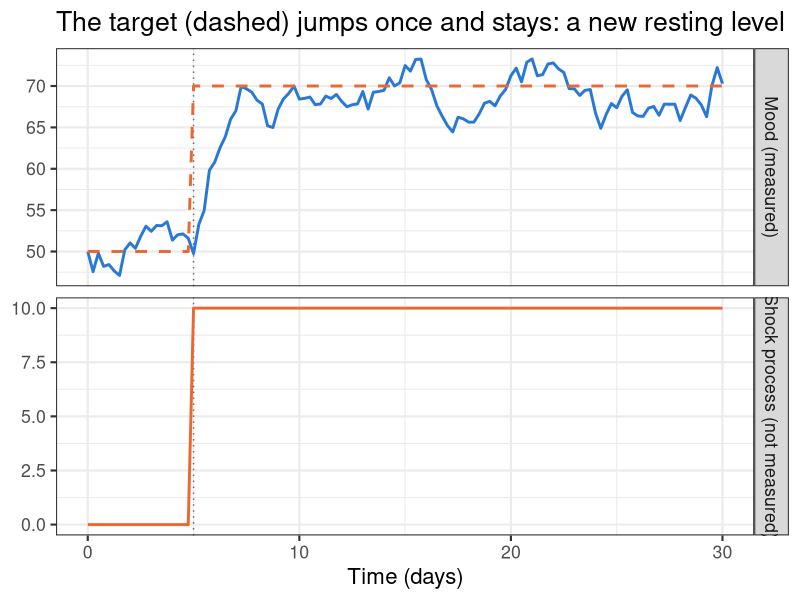
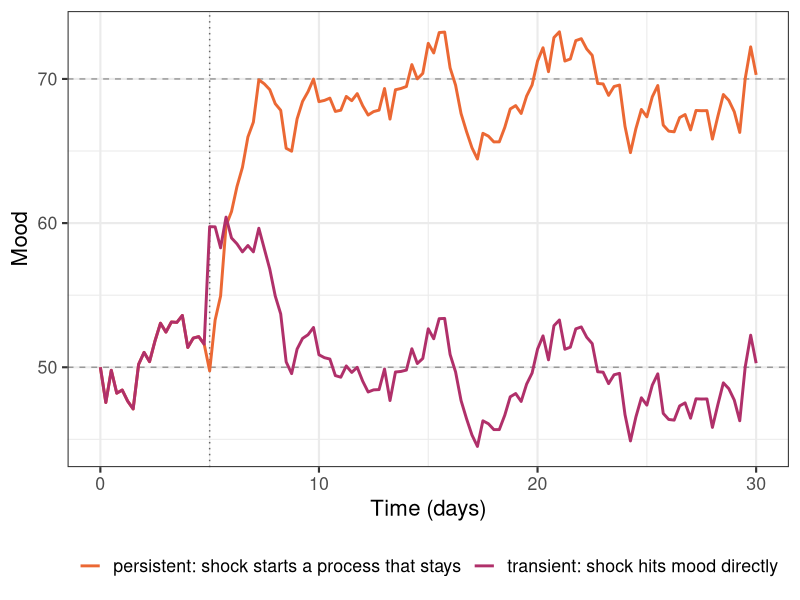
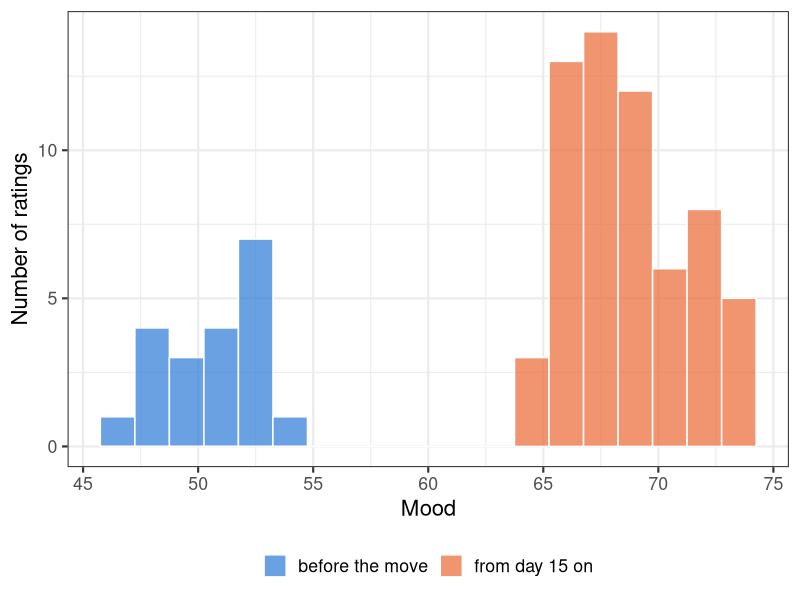
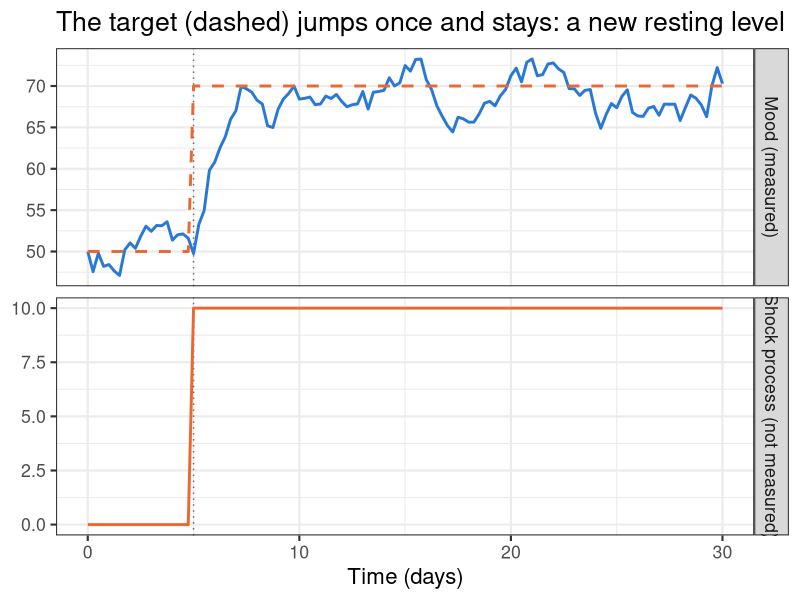
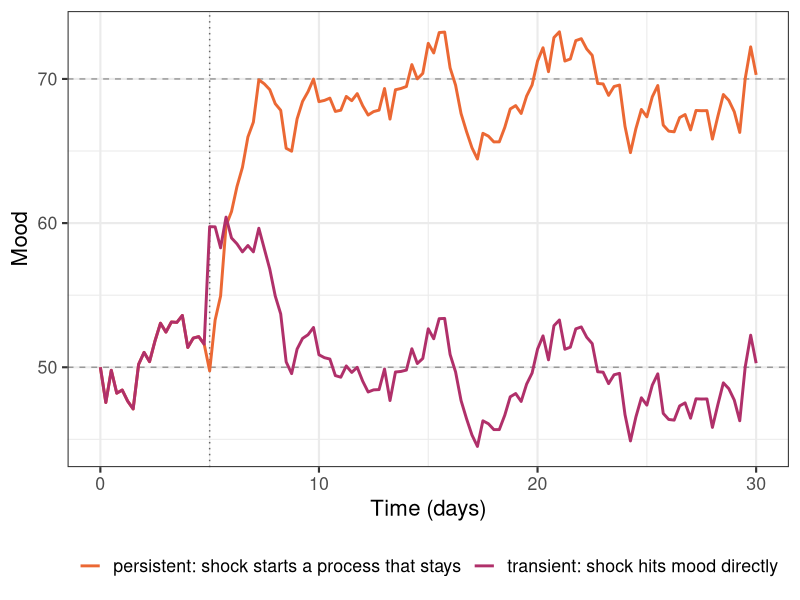
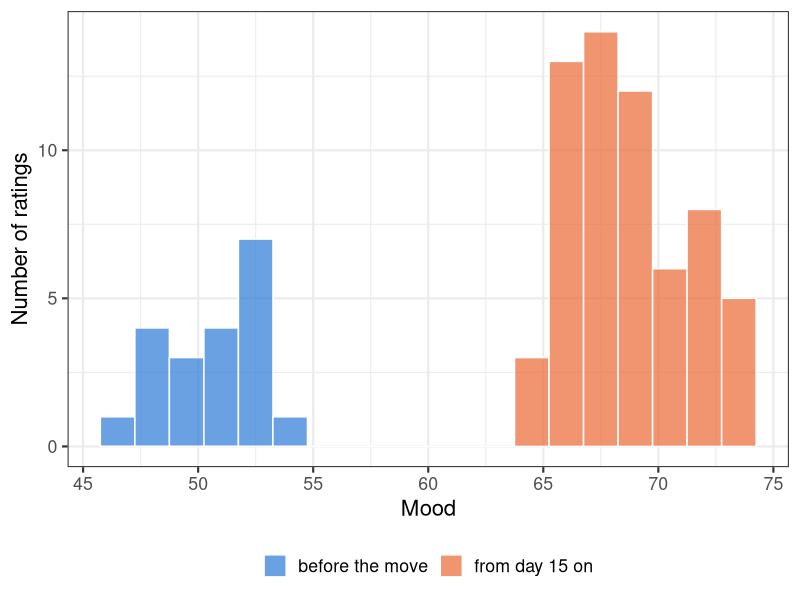

These charts were generated, in order, by the following R code:
# =============================================================================
#  LECTURE 10 -- SIMULATE DATA: A PERSISTENT SHOCK
#  (a shock that starts a process of its own, which never fades)
#  Dynamic Systems Thinking in Psychology
#
#  Example: on day 5, Albert moves to a new flat with a garden. The move
#  starts something (a nicer home, sunlight, space) that keeps pushing his
#  mood up, and that does not fade:
#
#     dMood  = (A * Mood + B + C * Input) dt + G dW
#     dInput = (Ainput * Input) dt              (+ dose, at the shock)
#
#     with Ainput = 0: the shock process stays where the shock put it.
#
#  In matrix form (the coupled model from Lecture 7):
#
#     d/dt (Mood, Input) = | A  C | (Mood, Input) + (B, 0)
#                          | 0  0 |
#
#  The shock process is latent: we only measure Albert's mood. Because it
#  never fades, it acts like a new, larger intercept: B becomes B + C * dose.
#  So the shock moves Albert's resting level.
#
#  Compare with lecture10_simulate_transient.R (no process) and
#  lecture10_simulate_dissipative.R (a process that fades).
#
#  Part 1  settings
#  Part 2  what to expect
#  Part 3  the simulation function
#  Part 4  simulate Albert
#  Part 5  look at the data
#  Part 6  things to try
#
#  Run the script part by part (select the lines and press Ctrl+Enter).
# =============================================================================

# install.packages("ggplot2")   # run once if you do not have it
library(ggplot2)

# =============================================================================
#  PART 1: SETTINGS
# =============================================================================

times <- seq(from = 0, to = 30, by = 0.25)  # 4 ratings a day for 30 days (time in days)
Nsteps <- 20                       # small steps between two ratings

A <- -0.5                          # Albert's own state dependence (per day)
restMood <- 50                     # where Albert's mood rests before the shock
B <- -A * restMood                 # the intercept that makes him rest there (= 25)
C <- 1                             # how strongly the shock process pushes mood
G <- 3                             # kick strength (set to 0 to see the clean response)

shockTimes <- 5                    # the move is on day 5 (must be one of the rating times)
dose <- 10                         # the new flat starts a process of size 10 ...
Ainput <- 0                        # ... which never fades

seed <- 2026                       # same random kicks every time you run this
savePlots <- TRUE                  # TRUE: save every plot in Part 5 as a png file
plotFolder <- "plots_persistent"   # folder for the png files (made in your working directory)


# =============================================================================
#  PART 2: WHAT TO EXPECT
# =============================================================================
# Mood always moves towards the target where its own pull cancels the push:
#
#     target = restMood + C * Input / (-A)
#
# Here Input jumps to 'dose' and stays there, so the target jumps once and
# stays: that is Albert's new resting level.

newRest <- restMood + C * dose * length(shockTimes) / (-A)
cat("Before the shock, mood rests at:", restMood, "\n")
cat("After the shock, mood moves to a new resting level:", newRest, "\n")
cat("Half of the way there after:", round(log(2) / -A, 2), "days (set by Albert's own A)\n")

# Q: Sketch the shock process and Albert's mood before you run anything else.


# =============================================================================
#  PART 3: THE SIMULATION FUNCTION
# =============================================================================
# The same function as in lecture10_simulate_dissipative.R. With direct = TRUE,
# the same shock hits mood directly (a transient shock), for comparison.

simulateAlbert <- function(Ainput, direct = FALSE, G = 3, times){
  set.seed(seed)                               #same kicks for every version we compare
  Nobs <- length(times)
  Mood <- Input <- rep(NA, Nobs)
  MoodState <- restMood                        #start at the resting level
  InputState <- 0                              #no shock yet
  for(i in 1:Nobs){
    if(i > 1){
      dt <- (times[i] - times[i-1]) / Nsteps   #size of each small step
      for(stepi in 1:Nsteps){
        dMood <- A*MoodState + B + C*InputState          #mood: own pull plus the push of the shock process
        dInput <- Ainput*InputState                      #the shock process's own rule (here: no change)
        kick <- G * sqrt(dt) * rnorm(1)                  #random kick, variance G^2 * dt
        MoodState <- MoodState + dMood * dt + kick
        InputState <- InputState + dInput * dt
      }
    }
    if(any(abs(times[i] - shockTimes) < 1e-8)){          #does a shock arrive at this moment?
      if(direct) MoodState <- MoodState + dose           #transient: the shock hits mood directly
      else InputState <- InputState + dose               #persistent: the shock starts a process that stays
    }
    Mood[i] <- MoodState
    Input[i] <- InputState
  }
  data.frame(time = times, Mood = Mood, Input = Input)
}


# =============================================================================
#  PART 4: SIMULATE ALBERT
# =============================================================================

albert <- simulateAlbert(Ainput = Ainput, G = G, times = times)
albertDirect <- simulateAlbert(Ainput = Ainput, direct = TRUE, G = G, times = times)
albert$target <- restMood + C * albert$Input / (-A)
head(albert)

# write.csv(albert, "lecture10_data_persistent.csv", row.names = FALSE)


# =============================================================================
#  PART 5: LOOK AT THE DATA
# =============================================================================
if (savePlots) dir.create(plotFolder, showWarnings = FALSE)

# --- 5a. Albert and the shock process over time --------------------------------
panels <- c("Mood (measured)", "Shock process (not measured)")
long <- rbind(data.frame(time = albert$time, value = albert$Mood,   panel = panels[1], line = "mood"),
              data.frame(time = albert$time, value = albert$target, panel = panels[1], line = "target"),
              data.frame(time = albert$time, value = albert$Input,  panel = panels[2], line = "process"))
long$panel <- factor(long$panel, levels = panels)

p5a <- ggplot(long, aes(x = time, y = value, colour = line, linetype = line)) +
  geom_vline(xintercept = shockTimes, linetype = "dotted", colour = "grey40") +
  geom_line(linewidth = 1) +
  scale_colour_manual(values = c(mood = "#2a78d6", target = "#eb6834", process = "#eb6834")) +
  scale_linetype_manual(values = c(mood = "solid", target = "dashed", process = "solid")) +
  facet_grid(rows = vars(panel), scales = "free_y") +
  theme_bw(base_size = 16) +
  theme(legend.position = "none") +
  labs(x = "Time (days)", y = NULL,
       title = "The target (dashed) jumps once and stays: a new resting level")
p5a
if (savePlots) ggsave(file.path(plotFolder, "5a_mood_and_process.png"), p5a, width = 11, height = 7, dpi = 150)

# Q: The shock process jumps at once. Why does mood not?

# --- 5b. Persistent versus transient -----------------------------------------------
both <- rbind(data.frame(time = albert$time, Mood = albert$Mood, version = "persistent: shock starts a process that stays"),
              data.frame(time = albertDirect$time, Mood = albertDirect$Mood, version = "transient: shock hits mood directly"))

p5b <- ggplot(both, aes(x = time, y = Mood, colour = version)) +
  geom_vline(xintercept = shockTimes, linetype = "dotted", colour = "grey40") +
  geom_hline(yintercept = c(restMood, newRest), linetype = "dashed", colour = "grey60") +
  geom_line(linewidth = 1) +
  scale_colour_manual(values = c("#eb6834", "#b0306a")) +
  theme_bw(base_size = 16) +
  labs(x = "Time (days)", y = "Mood", colour = NULL) +
  theme(legend.position = "bottom")
p5b
if (savePlots) ggsave(file.path(plotFolder, "5b_persistent_vs_transient.png"), p5b, width = 11, height = 5, dpi = 150)

# Q: The persistent shock and the transient shock have the same dose. Why
#    does one move mood by 10 for a moment, and the other by 20 for ever?

# --- 5c. Before and after ------------------------------------------------------------
# Compare the ratings in the 5 days before the move with the ratings from
# day 15 on (when mood has settled). Did anything else about Albert change?
before <- albert$Mood[albert$time < shockTimes[1]]
after  <- albert$Mood[albert$time >= 15]
round(c(meanBefore = mean(before), meanAfter = mean(after),
        sdBefore = sd(before), sdAfter = sd(after)), 1)

periods <- rbind(data.frame(Mood = before, period = "before the move"),
                 data.frame(Mood = after,  period = "from day 15 on"))
p5c <- ggplot(periods, aes(x = Mood, fill = period)) +
  geom_histogram(binwidth = 1.5, colour = "white", position = "identity", alpha = 0.7) +
  scale_fill_manual(values = c("#2a78d6", "#eb6834")) +
  theme_bw(base_size = 16) +
  labs(x = "Mood", y = "Number of ratings", fill = NULL) +
  theme(legend.position = "bottom")
p5c
if (savePlots) ggsave(file.path(plotFolder, "5c_before_after.png"), p5c, width = 9, height = 5, dpi = 150)

# Q: The mean changed. Did the ups and downs (the SD) change? Did A change?

# =============================================================================
#  PART 6: THINGS TO TRY
# =============================================================================
# 1. Make Albert slower (A <- -0.1, and keep B <- -A * restMood). Run
#    Part 2 again. Where does mood end up now? Why does a slow Albert get a
#    BIGGER lasting effect from the same move?
#
# 2. Make the shock process fade very slowly (Ainput <- -0.02). Over 30
#    days, can you tell it apart from a persistent shock? Extend the times
#    to 200 days. Now?
#
# 3. Two moves: shockTimes <- c(5, 15). Where does Albert end up?
#
# 4. A persistent shock with negative coupling (C <- -1): Albert loses his
#    job on day 5. Where does mood settle? Is "Ainput = 0" realistic here?
